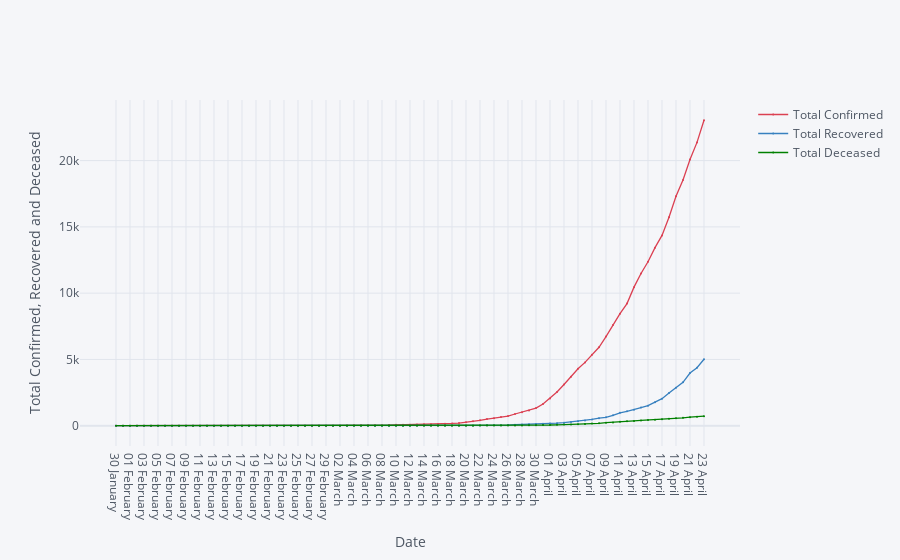

The notebook cell this image was saved under:
### Markdown cell above
# Total confirmed, recovered and deceased- datewise.

### Code cell
df6.iplot(kind= 'scatter', x= 'Date', y=['Total Confirmed', 'Total Recovered', 'Total Deceased'], mode= 'markers+lines', xTitle= 'Date', yTitle= 'Total Confirmed, Recovered and Deceased', color= ['red', 'blue', 'green'], size= 2)

### Figure 1 — Plotly figure (JSON) as saved in the notebook; plotly's stock layout.template omitted (floating-point values rounded to 4 significant figures)
{"data": [{"line": {"color": "rgba(219, 64, 82, 1.0)", "dash": "solid", "shape": "linear", "width": 1.3}, "marker": {"size": 2, "symbol": "circle"}, "mode": "markers+lines", "name": "Total Confirmed", "text": "", "type": "scatter", "x": ["30 January ", "31 January ", "01 February ", "02 February ", "03 February ", "04 February ", "05 February ", "06 February ", "07 February ", "08 February ", "09 February ", "10 February ", "11 February ", "12 February ", "13 February ", "14 February ", "15 February ", "16 February ", "17 February ", "18 February ", "19 February ", "20 February ", "21 February ", "22 February ", "23 February ", "24 February ", "25 February ", "26 February ", "27 February ", "28 February ", "29 February ", "01 March ", "02 March ", "03 March ", "04 March ", "05 March ", "06 March ", "07 March ", "08 March ", "09 March ", "10 March ", "11 March ", "12 March ", "13 March ", "14 March ", "15 March ", "16 March ", "17 March ", "18 March ", "19 March ", "20 March ", "21 March ", "22 March ", "23 March ", "24 March ", "25 March ", "26 March ", "27 March ", "28 March ", "29 March ", "30 March ", "31 March ", "01 April ", "02 April ", "03 April ", "04 April ", "05 April ", "06 April ", "07 April ", "08 April ", "09 April ", "10 April ", "11 April ", "12 April ", "13 April ", "14 April ", "15 April ", "16 April ", "17 April ", "18 April ", "19 April ", "20 April ", "21 April ", "22 April ", "23 April "], "y": [1, 1, 1, 2, 3, 3, 3, 3, 3, 3, 3, 3, 3, 3, 3, 3, 3, 3, 3, 3, 3, 3, 3, 3, 3, 3, 3, 3, 3, 3, 3, 3, 5, 6, 28, 30, 31, 34, 39, 48, 63, 71, 81, 91, 102, 112, 126, 146, 171, 198, 256, 334, 403, 497, 571, 657, 730, 883, 1019, 1139, 1326, 1635, 2059, 2545, 3105, 3684, 4293, 4777, 5349, 5914, 6727, 7598, 8452, 9210, 10453, 11484, 12370, 13431, 14353, 15724, 17304, 18543, 20080, 21372, 23039]}, {"line": {"color": "rgba(55, 128, 191, 1.0)", "dash": "solid", "shape": "linear", "width": 1.3}, "marker": {"size": 2, "symbol": "circle"}, "mode": "markers+lines", "name": "Total Recovered", "text": "", "type": "scatter", "x": ["30 January ", "31 January ", "01 February ", "02 February ", "03 February ", "04 February ", "05 February ", "06 February ", "07 February ", "08 February ", "09 February ", "10 February ", "11 February ", "12 February ", "13 February ", "14 February ", "15 February ", "16 February ", "17 February ", "18 February ", "19 February ", "20 February ", "21 February ", "22 February ", "23 February ", "24 February ", "25 February ", "26 February ", "27 February ", "28 February ", "29 February ", "01 March ", "02 March ", "03 March ", "04 March ", "05 March ", "06 March ", "07 March ", "08 March ", "09 March ", "10 March ", "11 March ", "12 March ", "13 March ", "14 March ", "15 March ", "16 March ", "17 March ", "18 March ", "19 March ", "20 March ", "21 March ", "22 March ", "23 March ", "24 March ", "25 March ", "26 March ", "27 March ", "28 March ", "29 March ", "30 March ", "31 March ", "01 April ", "02 April ", "03 April ", "04 April ", "05 April ", "06 April ", "07 April ", "08 April ", "09 April ", "10 April ", "11 April ", "12 April ", "13 April ", "14 April ", "15 April ", "16 April ", "17 April ", "18 April ", "19 April ", "20 April ", "21 April ", "22 April ", "23 April "], "y": [0, 0, 0, 0, 0, 0, 0, 0, 0, 0, 0, 0, 0, 0, 1, 1, 1, 2, 2, 2, 2, 3, 3, 3, 3, 3, 3, 3, 3, 3, 3, 3, 3, 3, 3, 3, 3, 3, 3, 3, 4, 4, 4, 10, 10, 13, 14, 15, 15, 20, 23, 23, 23, 25, 40, 43, 50, 75, 85, 102, 137, 150, 169, 191, 230, 286, 329, 394, 469, 565, 635, 786, 972, 1086, 1198, 1365, 1509, 1767, 2040, 2466, 2854, 3273, 3976, 4370, 5012]}, {"line": {"color": "rgba(0, 128, 0, 1.0)", "dash": "solid", "shape": "linear", "width": 1.3}, "marker": {"size": 2, "symbol": "circle"}, "mode": "markers+lines", "name": "Total Deceased", "text": "", "type": "scatter", "x": ["30 January ", "31 January ", "01 February ", "02 February ", "03 February ", "04 February ", "05 February ", "06 February ", "07 February ", "08 February ", "09 February ", "10 February ", "11 February ", "12 February ", "13 February ", "14 February ", "15 February ", "16 February ", "17 February ", "18 February ", "19 February ", "20 February ", "21 February ", "22 February ", "23 February ", "24 February ", "25 February ", "26 February ", "27 February ", "28 February ", "29 February ", "01 March ", "02 March ", "03 March ", "04 March ", "05 March ", "06 March ", "07 March ", "08 March ", "09 March ", "10 March ", "11 March ", "12 March ", "13 March ", "14 March ", "15 March ", "16 March ", "17 March ", "18 March ", "19 March ", "20 March ", "21 March ", "22 March ", "23 March ", "24 March ", "25 March ", "26 March ", "27 March ", "28 March ", "29 March ", "30 March ", "31 March ", "01 April ", "02 April ", "03 April ", "04 April ", "05 April ", "06 April ", "07 April ", "08 April ", "09 April ", "10 April ", "11 April ", "12 April ", "13 April ", "14 April ", "15 April ", "16 April ", "17 April ", "18 April ", "19 April ", "20 April ", "21 April ", "22 April ", "23 April "], "y": [0, 0, 0, 0, 0, 0, 0, 0, 0, 0, 0, 0, 0, 0, 0, 0, 0, 0, 0, 0, 0, 0, 0, 0, 0, 0, 0, 0, 0, 0, 0, 0, 0, 0, 0, 0, 0, 0, 0, 0, 0, 0, 1, 1, 2, 2, 2, 3, 3, 4, 4, 4, 7, 9, 10, 11, 16, 19, 24, 27, 41, 47, 53, 69, 83, 96, 118, 134, 161, 181, 227, 249, 289, 331, 358, 395, 422, 448, 486, 521, 559, 592, 645, 681, 721]}], "layout": {"legend": {"bgcolor": "#F5F6F9", "font": {"color": "#4D5663"}}, "paper_bgcolor": "#F5F6F9", "plot_bgcolor": "#F5F6F9", "title": {"font": {"color": "#4D5663"}}, "xaxis": {"gridcolor": "#E1E5ED", "showgrid": true, "tickfont": {"color": "#4D5663"}, "title": {"font": {"color": "#4D5663"}, "text": "Date"}, "zerolinecolor": "#E1E5ED"}, "yaxis": {"gridcolor": "#E1E5ED", "showgrid": true, "tickfont": {"color": "#4D5663"}, "title": {"font": {"color": "#4D5663"}, "text": "Total Confirmed, Recovered and Deceased"}, "zerolinecolor": "#E1E5ED"}}}
